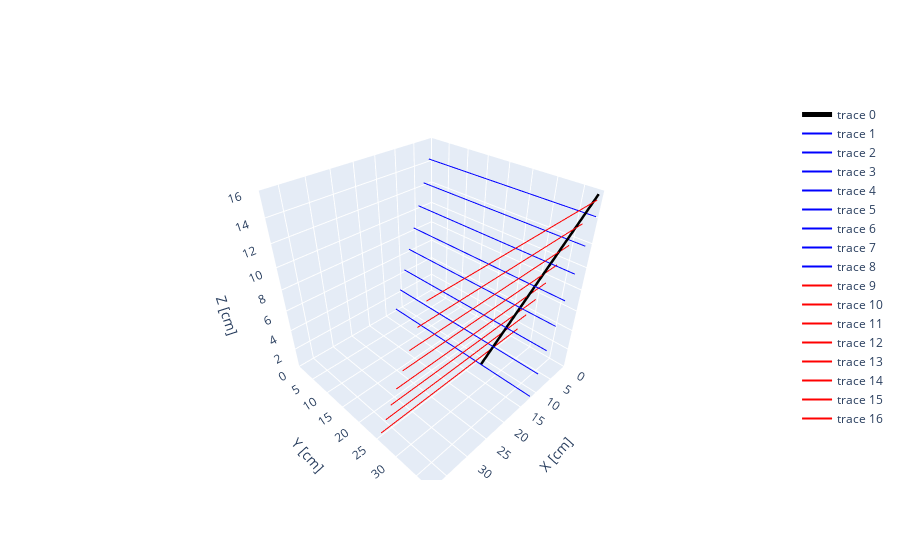

The notebook cell this image was saved under:
### Code cell
from track import Track
from time_correction import*
Hx=[]
Hy=[]
for number_hits in range(8):
    Hx.append(Hit([number_hits+1,8-number_hits],1,0,1000,0.0))#(coord, is_sidex, timestamp, timestamp_event, value)
    Hy.append(Hit([24-number_hits,8-number_hits],0,0,1000,0.0))
Tx = Track(Hx)
Ty = Track(Hy)
T = Track3D(Tx,Ty)
T.show()

T_fiber_corrected = copy.deepcopy(T)
T_electronic_corrected = copy.deepcopy(T)
time_correction_fiber(T_fiber_corrected)
time_correction_electronics(T_electronic_corrected)

# recover the corrected stamps
heights = []
s_nocorr = []
s_ecorr = []
s_fibcorr = []

for h in T.y.hits:#+ T.y.hits:
    heights.append(h.get_pos()[1])
    s_nocorr.append(h.timestamp)
for h in T_fiber_corrected.y.hits:# + T_fiber_corrected.y.hits:
    s_fibcorr.append(h.timestamp)
for h in T_electronic_corrected.y.hits:# + T_electronic_corrected.y.hits:
    s_ecorr.append(h.timestamp)

plt.figure()
plt.plot(heights,s_nocorr,'ko')
plt.plot(heights,s_ecorr, 'r+')
plt.plot(heights,s_fibcorr,'gx')
plt.grid()
plt.xlabel("Height [cm]")
plt.ylabel("Timestamp [cs]")
plt.legend(["No correction","Electronics corrected","Fiber corrected"])

### Figure 1 — Plotly figure (JSON) as saved in the notebook; plotly's stock layout.template omitted (floating-point values rounded to 4 significant figures)
{"data": [{"line": {"color": "black", "width": 5}, "mode": "lines", "type": "scatter3d", "x": [11.63, 11.39, 11.14, 10.9, 10.66, 10.41, 10.17, 9.928, 9.685, 9.442, 9.199, 8.956, 8.713, 8.47, 8.227, 7.984, 7.741, 7.498, 7.255, 7.012, 6.769, 6.526, 6.283, 6.04, 5.797, 5.554, 5.311, 5.068, 4.825, 4.582, 4.339, 4.096, 3.853, 3.61, 3.367, 3.124, 2.881, 2.638, 2.395, 2.152, 1.91, 1.667, 1.424, 1.181, 0.9376, 0.6947, 0.4517, 0.2087, -0.03425, -0.2772], "y": [26.02, 26.27, 26.51, 26.75, 27.0, 27.24, 27.48, 27.72, 27.97, 28.21, 28.45, 28.7, 28.94, 29.18, 29.42, 29.67, 29.91, 30.15, 30.39, 30.64, 30.88, 31.12, 31.37, 31.61, 31.85, 32.09, 32.34, 32.58, 32.82, 33.06, 33.31, 33.55, 33.79, 34.04, 34.28, 34.52, 34.76, 35.01, 35.25, 35.49, 35.73, 35.98, 36.22, 36.46, 36.71, 36.95, 37.19, 37.43, 37.68, 37.92], "z": [0, 0.3265, 0.6531, 0.9796, 1.306, 1.633, 1.959, 2.286, 2.612, 2.939, 3.265, 3.592, 3.918, 4.245, 4.571, 4.898, 5.224, 5.551, 5.878, 6.204, 6.531, 6.857, 7.184, 7.51, 7.837, 8.163, 8.49, 8.816, 9.143, 9.469, 9.796, 10.12, 10.45, 10.78, 11.1, 11.43, 11.76, 12.08, 12.41, 12.73, 13.06, 13.39, 13.71, 14.04, 14.37, 14.69, 15.02, 15.35, 15.67, 16]}, {"marker": {"color": "blue", "size": 1}, "mode": "lines", "type": "scatter3d", "x": [0.8, 0.8], "y": [0, 38.4], "z": [14.2, 14.2]}, {"marker": {"color": "blue", "size": 1}, "mode": "lines", "type": "scatter3d", "x": [2.4, 2.4], "y": [0, 38.4], "z": [12.2, 12.2]}, {"marker": {"color": "blue", "size": 1}, "mode": "lines", "type": "scatter3d", "x": [4, 4], "y": [0, 38.4], "z": [10.2, 10.2]}, {"marker": {"color": "blue", "size": 1}, "mode": "lines", "type": "scatter3d", "x": [5.6, 5.6], "y": [0, 38.4], "z": [8.2, 8.2]}, {"marker": {"color": "blue", "size": 1}, "mode": "lines", "type": "scatter3d", "x": [7.2, 7.2], "y": [0, 38.4], "z": [6.2, 6.2]}, {"marker": {"color": "blue", "size": 1}, "mode": "lines", "type": "scatter3d", "x": [8.8, 8.8], "y": [0, 38.4], "z": [4.2, 4.2]}, {"marker": {"color": "blue", "size": 1}, "mode": "lines", "type": "scatter3d", "x": [10.4, 10.4], "y": [0, 38.4], "z": [2.2, 2.2]}, {"marker": {"color": "blue", "size": 1}, "mode": "lines", "type": "scatter3d", "x": [12, 12], "y": [0, 38.4], "z": [0.2, 0.2]}, {"marker": {"color": "red", "size": 1}, "mode": "lines", "type": "scatter3d", "x": [0, 38.4], "y": [37.6, 37.6], "z": [15.2, 15.2]}, {"marker": {"color": "red", "size": 1}, "mode": "lines", "type": "scatter3d", "x": [0, 38.4], "y": [36, 36], "z": [13.2, 13.2]}, {"marker": {"color": "red", "size": 1}, "mode": "lines", "type": "scatter3d", "x": [0, 38.4], "y": [34.4, 34.4], "z": [11.2, 11.2]}, {"marker": {"color": "red", "size": 1}, "mode": "lines", "type": "scatter3d", "x": [0, 38.4], "y": [32.8, 32.8], "z": [9.2, 9.2]}, {"marker": {"color": "red", "size": 1}, "mode": "lines", "type": "scatter3d", "x": [0, 38.4], "y": [31.2, 31.2], "z": [7.2, 7.2]}, {"marker": {"color": "red", "size": 1}, "mode": "lines", "type": "scatter3d", "x": [0, 38.4], "y": [29.6, 29.6], "z": [5.2, 5.2]}, {"marker": {"color": "red", "size": 1}, "mode": "lines", "type": "scatter3d", "x": [0, 38.4], "y": [28, 28], "z": [3.2, 3.2]}, {"marker": {"color": "red", "size": 1}, "mode": "lines", "type": "scatter3d", "x": [0, 38.4], "y": [26.4, 26.4], "z": [1.2, 1.2]}], "layout": {"scene": {"aspectmode": "cube", "xaxis": {"range": [0, 38.4], "title": {"text": "X [cm]"}}, "yaxis": {"range": [0, 38.4], "title": {"text": "Y [cm]"}}, "zaxis": {"range": [0, 16], "title": {"text": "Z [cm]"}}}}}
